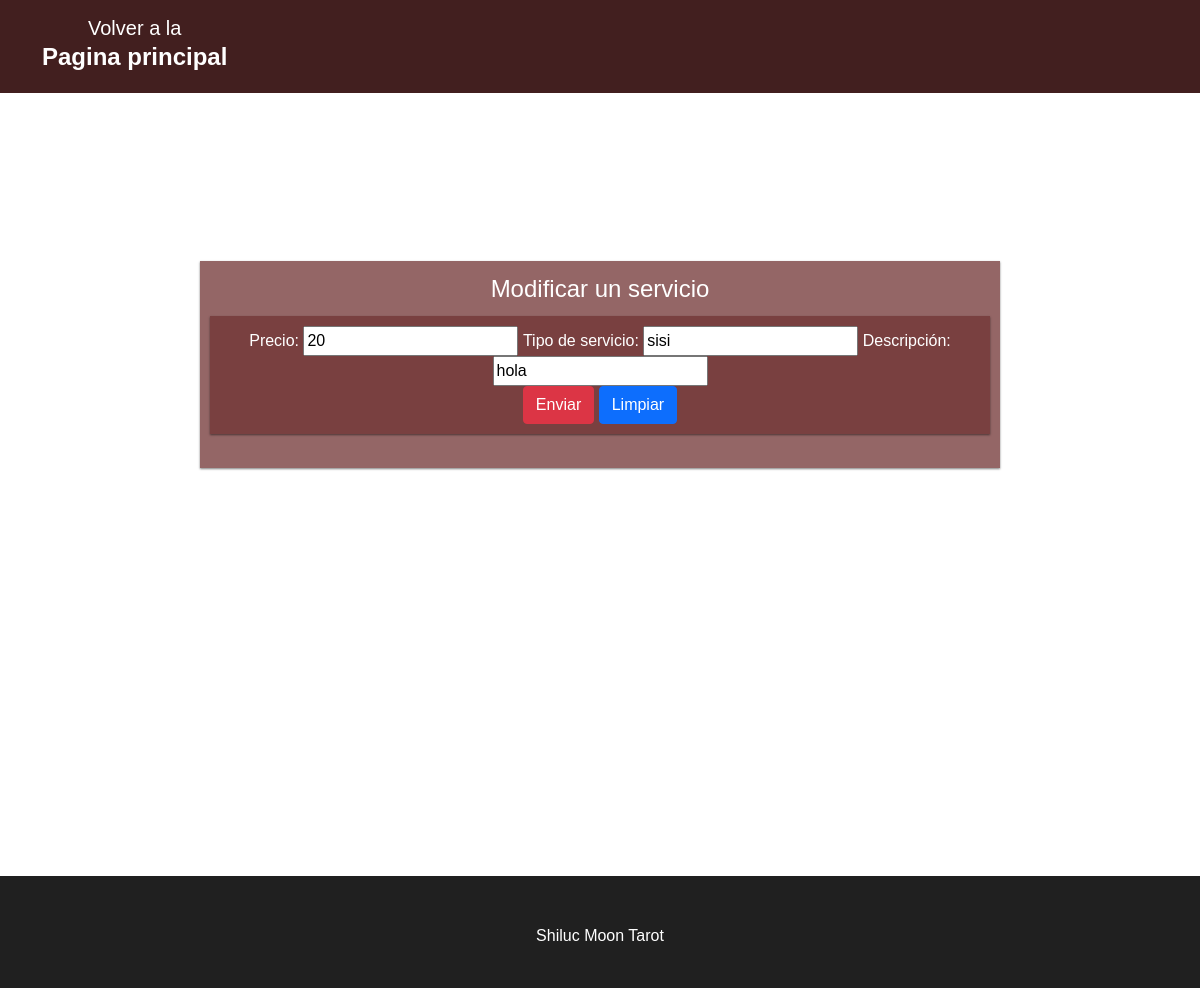
The app's page /modificarservicio/12, older data.
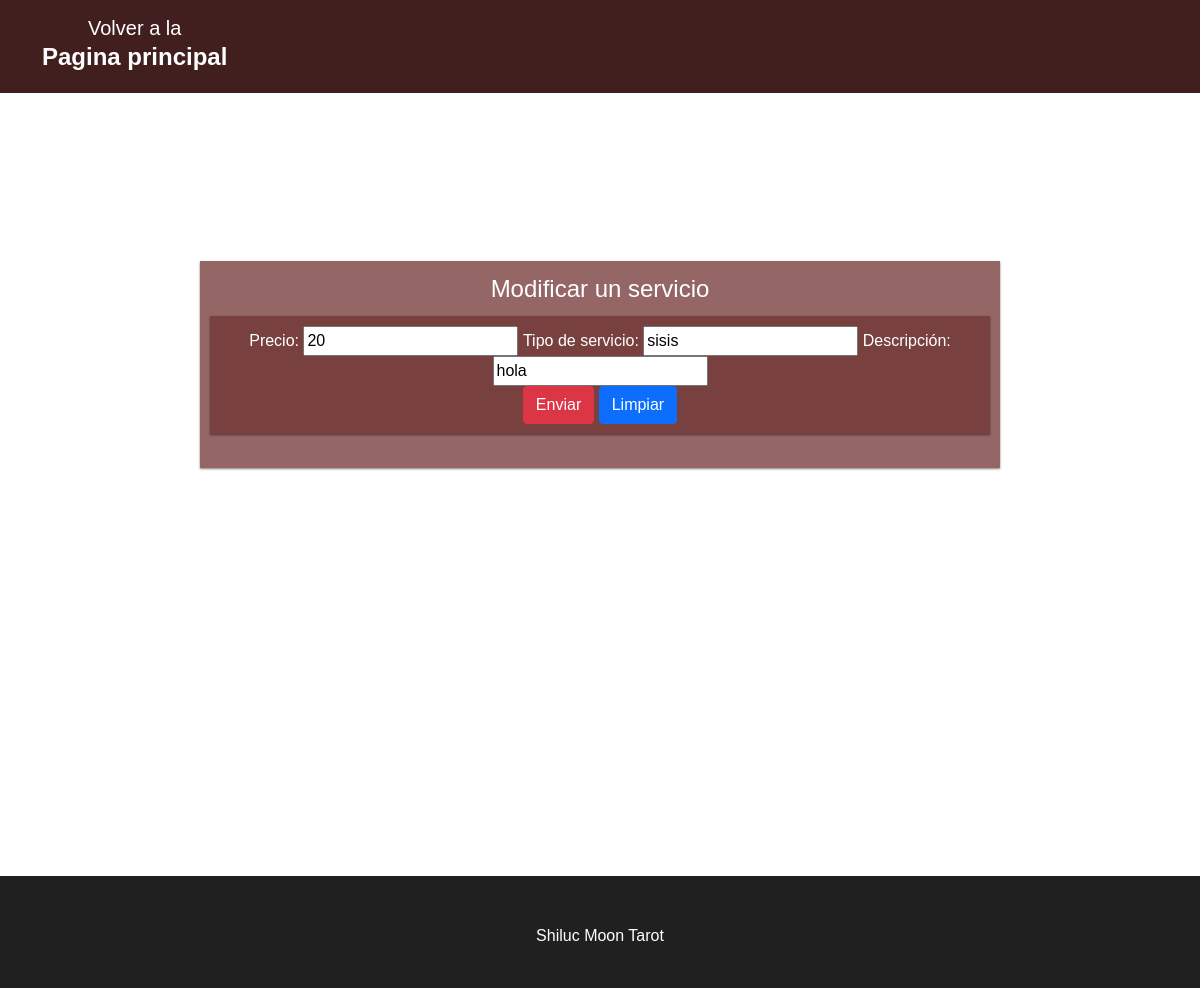
The same page, newer data.
### horas/models.py (models this page shows, shortened)
class Servicio(models.Model):
    precio = models.IntegerField(verbose_name='Precio', default=0)
    nombreServicio = models.CharField(max_length=20, verbose_name='Tipo de servicio')
    descripcion = models.CharField(max_length=50,verbose_name='Descripción', null=True)

### horas/views.py (the view)
# urls.py: path('modificarservicio/<id>',views.modificarservicio, name='modificarservicio'),
def modificarservicio(request, id):
    servicio=Servicio.objects.get(id=id)
    datos= {
        'form':ServicioForm(instance=servicio)
    }
    if(request.method == 'POST'):
        formulario = ServicioForm(data=request.POST, instance=servicio)
        if formulario.is_valid():
            formulario.save()
            datos['mensaje'] = 'Modificado correctamente'
    return render(request, 'horas/modificarservicio.html', datos)

### horas/forms.py
class ServicioForm(ModelForm):
    class Meta:
        model = Servicio
        fields = ['precio', 'nombreServicio', 'descripcion']

### horas/templates/horas/modificarservicio.html (shortened to what this page needs)
{% load static %}
<!DOCTYPE html>
<html lang="en">
<head>
    <link href="https://cdn.jsdelivr.net/npm/bootstrap@5.1.3/dist/css/bootstrap.min.css" rel="stylesheet">
    <link type="text/css" rel="stylesheet" href="{% static 'horas/css/formu.css' %}">
</head>
    <nav id="volver" class="navbar navbar-expand-md navbar-dark fixed-top ">
        <div class="container">
            <a class="navbar-brand" href="{% url 'index' %}">
                Volver a la<h4><b>Pagina principal</b></h4>
            </a>
        </div>
    </nav>
    <br>
    <br>
    <br>
    <br>
    <br>
    <br><br><br><br>
    <div id="fo" class="container">
        <div class="row">
            <div class="col-sm-12 col-md-12">
                <legend>Modificar un servicio</legend>
                <div id="fo" class="form-group">
                    <form method="post" action="" id="agregarserv">
                        <div class="form_group">
                            {{form.as_table}}
                        </div>
                        <input type="submit" class="btn btn-danger" id="enviar" value="Enviar">
                        <input type="reset" class="btn btn-primary" id="limpiar" value="Limpiar">
                    </form>
                </div>
                <br>
            </div>
        </div>
    </div>
    <br><br><br><br><br><br><br><br><br><br><br><br><br><br><br><br><br>
</body>
<footer id="footerform">
    <br><br>
    <p>Shiluc Moon Tarot</p><br>
</footer>
</html>

Row changes from the older to the newer data that the page shows:
changed Servicio "hola": nombreServicio "sisi" → "sisis"
